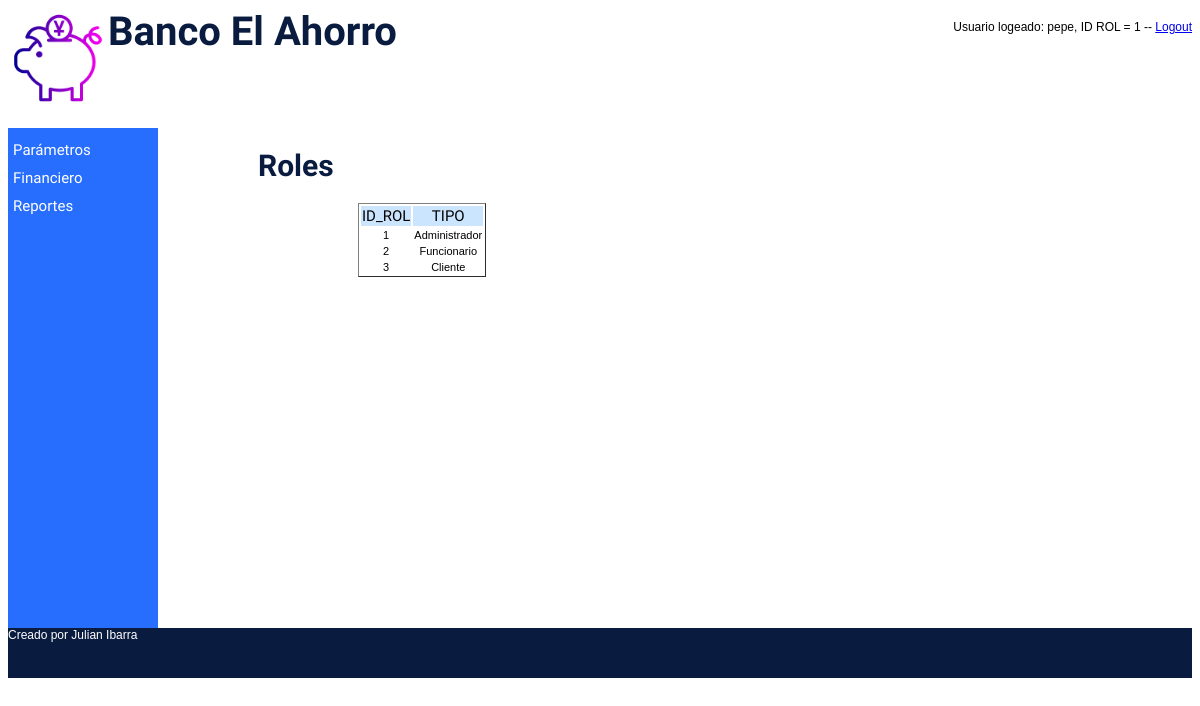
Page /index.php?sel=R1 (signed in) on the committed database.
### tables this page shows
CREATE TABLE rol(
id_rol int(2) PRIMARY KEY NOT NULL,
tipo varchar(2)
);

### lib/config.php (called while the page is built)
<?php
    $CFG_HOST = "localhost";
    $CFG_USER = "root";
    $CFG_DBPWD = "root";
    $CFG_DBASE = "banco";
?>

### lib/rol.php (called while the page is built, shortened)
<?php
class Rol {
    var $con;
    function Rol( ) {
        $this->con = new MySql();
    }
  function listar( ) {
      $this->con->conectarse();
      $this->con->sql = "SELECT id_rol, tipo ".
                "FROM rol";
      $this->con->consultar();
      $this->lista = $this->con->rtaSql;
      $this->con->desconectarse();
   }
}
?>

### lib/mysql_lib.php (called while the page is built, shortened)
<?php
class Mysql {
 var $sql;
 function Mysql () {
    $this->sql = "";
    }
 function consultar() {
    $this->rtaSql = mysql_query($this->sql);
    }
}
?>

### rol/rol_listar.php (the view, shortened to what this page needs)
<!DOCTYPE html>
<html lang="es">
<head>
	<link rel="stylesheet" type="text/css" href="estilos.css">
</head>
<body>
    <h1>Roles</h1>
	<form name="index" action="index.php?sel=C2">
        <table border="1" class="tabla">
            <tr class="titulo">
            <td>ID_ROL</td><td>TIPO</td>
            </tr>
            <?php
                include("lib/config.php");
                include("lib/mysql_lib.php");
                include("lib/rol.php");
                $r = new Rol();
                $r->listar();
                $result = $r->lista;
                while ($row = mysql_fetch_array($result)) {
                    switch ($row['tipo']) {
                        case 'A':
                            $rol="Administrador";
                            break;
                        case 'F':
                            $rol="Funcionario";
                            break;
                        case 'C':
                            $rol="Cliente";
                            break;
                    }
                    print "<tr>";
                    print "<td>".$row['id_rol']."</td>";
                    print "<td>".$rol."</td>";
                    print "</tr>";
                }
            ?>
        </table>
        </form>
</body>
</html>

### estilos.css (style rules this page uses)
body { font-size: 12px; font-family:Arial; }

### rol/rol_listar.php (style rules this page uses)
.titulo td { font-family: 'Lalezar', Arial; font-size: 15px; background: #CCE5FF; text-align: center; }
td { font-family: Arial; font-size: 11px; text-align: center; }
.tabla tr,td { border-collapse: separate; border-spacing: 3px; border-style: none; }
form { padding-left:200px; }
h1 { padding-left: 100px; font-family: 'Lalezar', Arial; color:#0A1B40; font-size: 30px; }

### rows in the picture
rol: id_rol "1", tipo "Administrador"
rol: id_rol "2", tipo "Funcionario"
rol: id_rol "3", tipo "Cliente"

### other values in the picture
$_SESSION['SES_USUARIO'] "pepe"
$_SESSION['SES_ID_ROL'] "1"
